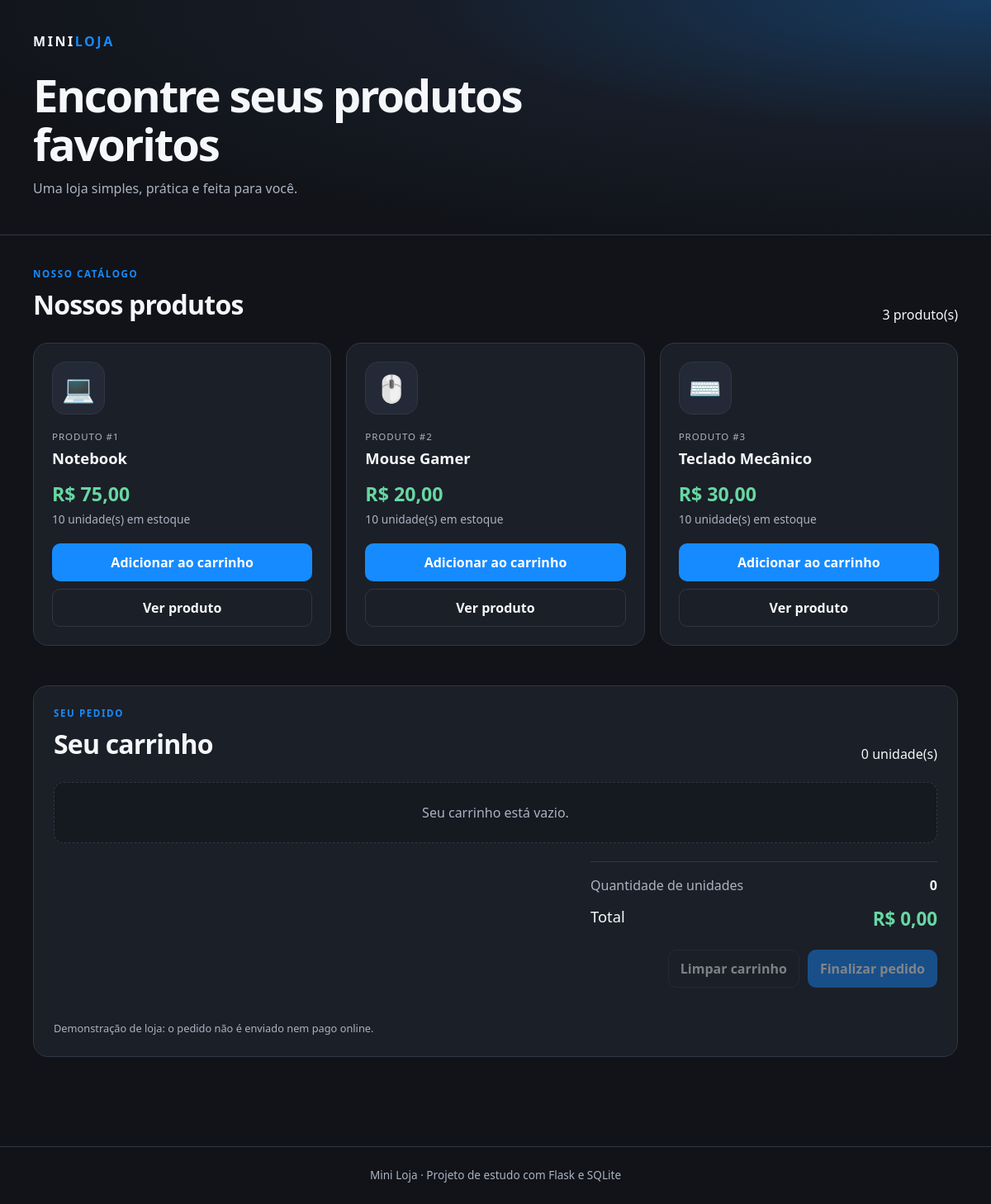
Before: / with the older database file.
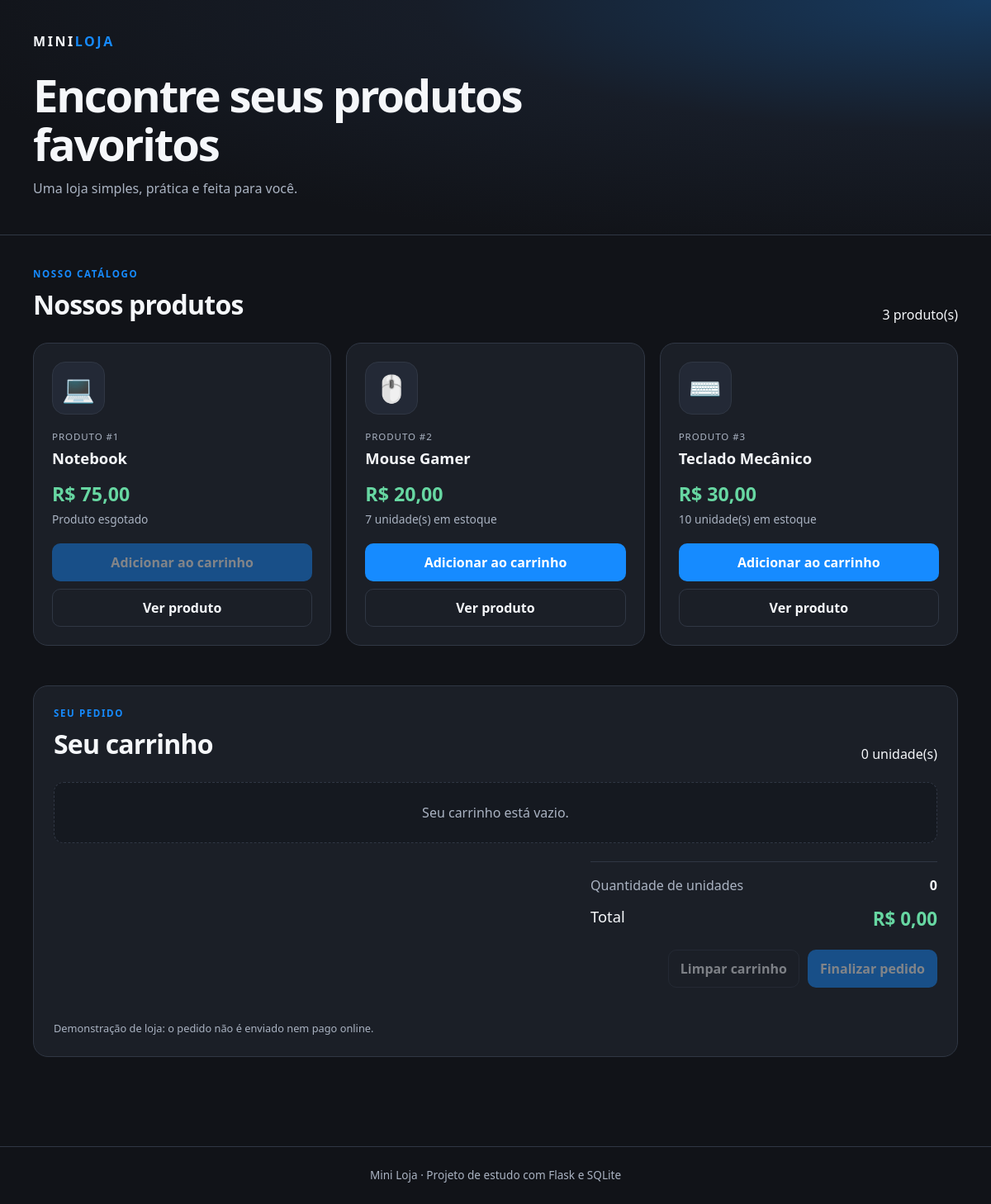
After: the same page with the newer database file.
### tables this page shows
CREATE TABLE produtos (
                id INTEGER PRIMARY KEY AUTOINCREMENT,
                nome TEXT NOT NULL,
                preco REAL NOT NULL CHECK (preco >= 0),
                estoque INTEGER NOT NULL DEFAULT 0
                    CHECK (estoque >= 0)
            );

### app.py (the view)
@app.route("/")
def inicio():
    produtos = banco.listar_produtos()
    return render_template(
        "index.html",
        produtos=produtos
    )

### banco.py (called while the page is built)
def conectar():
    conexao = sqlite3.connect(CAMINHO_BANCO)
    conexao.row_factory = sqlite3.Row
    return conexao

def listar_produtos():
    with conectar() as conexao:
        produtos = conexao.execute("""
            SELECT id, nome, preco, estoque
            FROM produtos
            ORDER BY id
        """).fetchall()
        return [dict(produto) for produto in produtos]

### templates/index.html (shortened to what this page needs)
<!DOCTYPE html>
<html lang="pt-BR">
<head>
    <link rel="stylesheet" href="{{ url_for('static', filename='style.css') }}">
</head>
<body>
    <header class="cabecalho">
        <div class="largura">
            <a class="marca" href="{{ url_for('inicio') }}">
                MINI<span>LOJA</span>
            </a>
            <h1>Encontre seus produtos favoritos</h1>
            <p class="subtitulo">
                Uma loja simples, prática e feita para você.
            </p>
        </div>
    </header>
    <main class="largura conteudo">
        <section class="secao-produtos">
            <div class="titulo-secao">
                <div>
                    <p class="sobretitulo">NOSSO CATÁLOGO</p>
                    <h2>Nossos produtos</h2>
                </div>
                <span>{{ produtos|length }} produto(s)</span>
            </div>
            <div class="lista-produtos">
                {% for produto in produtos %}
                <article class="produto">
                    <div class="icone-produto" aria-hidden="true">
                        {% if "notebook" in produto.nome|lower %}
                        💻
                        {% elif "mouse" in produto.nome|lower %}
                        🖱️
                        {% elif "teclado" in produto.nome|lower %}
                        ⌨️
                        {% else %}
                        📦
                        {% endif %}
                    </div>
                    <p class="id-produto">
                        PRODUTO #{{ produto.id }}
                    </p>
                    <h3>{{ produto.nome }}</h3>
                    <p class="preco">
                        R$ {{ "%.2f"|format(produto.preco)|replace(".", ",") }}
                    </p>
                    <p class="estoque">
                        {% if produto.estoque > 0 %}
                        {{ produto.estoque }} unidade(s) em estoque
                        {% else %}
                        Produto esgotado
                        {% endif %}
                    </p>
                    <div class="acoes-produto">
                        <button class="botao botao-principal adicionar" type="button" data-id="{{ produto.id }}"
                            data-nome="{{ produto.nome }}" data-preco="{{ produto.preco }}"
                            data-estoque="{{ produto.estoque }}" {% if produto.estoque <=0 %}disabled{% endif %}>
                            Adicionar ao carrinho
                        </button>
                        <a class="botao botao-secundario" href="{{ url_for('comprar', produto_id=produto.id) }}">
                            Ver produto
                        </a>
                    </div>
                </article>
                {% else %}
                <p class="aviso-vazio">
                    Nenhum produto cadastrado no momento.
                </p>
                {% endfor %}
            </div>
        </section>
        <section class="secao-carrinho">
            <div class="titulo-secao">
                <div>
                    <p class="sobretitulo">SEU PEDIDO</p>
                    <h2>Seu carrinho</h2>
                </div>
                <span>
                    <span id="quantidadeCarrinho">0</span> unidade(s)
                </span>
            </div>
            <div id="carrinhoItens" class="itens-carrinho" aria-live="polite">
            </div>
            <div class="resumo-carrinho">
                <div class="linha-resumo">
                    <span>Quantidade de unidades</span>
                    <strong id="Carrinho">0</strong>
                </div>
                <div class="linha-resumo total">
                    <span>Total</span>
                    <strong id="total">R$ 0,00</strong>
                </div>
            </div>
            <div class="acoes-carrinho">
                <button id="limpar" class="botao botao-secundario" type="button">
                    Limpar carrinho
                </button>
                <button id="finalizar" class="botao botao-principal" type="button">
                    Finalizar pedido
                </button>
            </div>
            <p id="mensagemCarrinho" class="mensagem" role="status"></p>
            <p class="nota-carrinho">
                Demonstração de loja: o pedido não é enviado nem pago online.
            </p>
        </section>
    </main>
    <footer class="rodape">
        <p>Mini Loja · Projeto de estudo com Flask e SQLite</p>
    </footer>
</body>
</html>

### static/style.css (style rules this page uses)
:root { color-scheme: dark; --fundo: #111318; --cartao: #1b1f27; --cartao-claro: #232936; --azul: #168bff; --azul-hover: #0878e8; --texto: #f5f7fa; --texto-suave: #aab3c2; --borda: #303744; --verde: #67d7a2; --perigo: #ff7272; font-family: "Segoe UI", Arial, sans-serif; }
* { box-sizing: border-box; }
body { margin: 0; background: var(--fundo); color: var(--texto); line-height: 1.5; }
button, a { font: inherit; }
a { color: inherit; }
.largura { width: min(1120px, calc(100% - 36px)); margin-inline: auto; }
.cabecalho { padding: 38px 0 44px; background: radial-gradient(ellipse at top right, #173b61 0%, #171d28 40%, #111318 78%); border-bottom: 1px solid var(--borda); }
.marca { display: inline-block; margin: 0 0 24px; color: var(--texto); font-size: 1rem; font-weight: 900; letter-spacing: .16em; text-decoration: none; }
.marca span { color: var(--azul); }
.cabecalho h1 { max-width: 720px; margin: 0; font-size: clamp(2rem, 5vw, 3.4rem); line-height: 1.08; letter-spacing: -.04em; }
.subtitulo { margin: 12px 0 0; color: var(--texto-suave); }
.conteudo { padding-block: 38px 60px; }
.secao-produtos, .secao-carrinho { margin-bottom: 48px; }
.titulo-secao { display: flex; justify-content: space-between; align-items: end; gap: 18px; margin-bottom: 22px; }
.sobretitulo { margin: 0 0 5px; color: var(--azul); font-size: .72rem; font-weight: 800; letter-spacing: .14em; }
h2 { margin: 0; font-size: clamp(1.5rem, 3vw, 2rem); letter-spacing: -.025em; }
.lista-produtos { display: grid; grid-template-columns: repeat(3, minmax(0, 1fr)); gap: 18px; }
.produto { display: flex; flex-direction: column; min-width: 0; padding: 22px; background: var(--cartao); border: 1px solid var(--borda); border-radius: 18px; transition: transform .18s ease, border-color .18s ease; }
.icone-produto { display: grid; place-items: center; width: 64px; height: 64px; margin-bottom: 18px; background: var(--cartao-claro); border: 1px solid var(--borda); border-radius: 16px; font-size: 2rem; }
.id-produto { margin: 0 0 4px; color: var(--texto-suave); font-size: .72rem; letter-spacing: .08em; }
.produto h3, .item-carrinho h3 { margin: 0; font-size: 1.15rem; }
.preco { margin: 12px 0 4px; color: var(--verde); font-size: 1.45rem; font-weight: 800; }
.estoque { margin: 0 0 18px; color: var(--texto-suave); font-size: .86rem; }
.acoes-produto { display: grid; gap: 9px; margin-top: auto; }
.botao { display: inline-flex; justify-content: center; align-items: center; min-height: 43px; padding: 10px 14px; border: 1px solid transparent; border-radius: 10px; text-align: center; text-decoration: none; font-weight: 750; cursor: pointer; transition: background .15s ease, transform .15s ease; }
.botao-principal { color: white; background: var(--azul); }
.botao-secundario { color: var(--texto); background: transparent; border-color: var(--borda); }
.botao:disabled { opacity: .45; cursor: not-allowed; }
.secao-carrinho { padding: 24px; background: var(--cartao); border: 1px solid var(--borda); border-radius: 18px; }
.itens-carrinho { display: grid; gap: 12px; }
.resumo-carrinho { max-width: 420px; margin: 22px 0 0 auto; padding-top: 16px; border-top: 1px solid var(--borda); }
.linha-resumo { display: flex; justify-content: space-between; gap: 16px; margin-bottom: 10px; color: var(--texto-suave); }
.linha-resumo strong { color: var(--texto); }
.linha-resumo.total { margin-top: 12px; color: var(--texto); font-size: 1.15rem; }
.linha-resumo.total strong { color: var(--verde); font-size: 1.4rem; }
.acoes-carrinho { display: flex; justify-content: flex-end; gap: 10px; margin-top: 20px; }
.mensagem { min-height: 1.4em; margin: 12px 0 0; color: var(--verde); font-size: .9rem; }
.nota-carrinho { margin: 8px 0 0; color: var(--texto-suave); font-size: .8rem; }
.rodape { padding: 24px 18px; border-top: 1px solid var(--borda); color: var(--texto-suave); text-align: center; font-size: .85rem; }
.rodape p { margin: 0; }

Changed rows visible on the page:
changed produtos "Notebook": estoque "10" → (not shown); estoque "unidade(s) em estoque" → "Produto esgotado"
changed produtos "Mouse Gamer": estoque "10" → "7"
